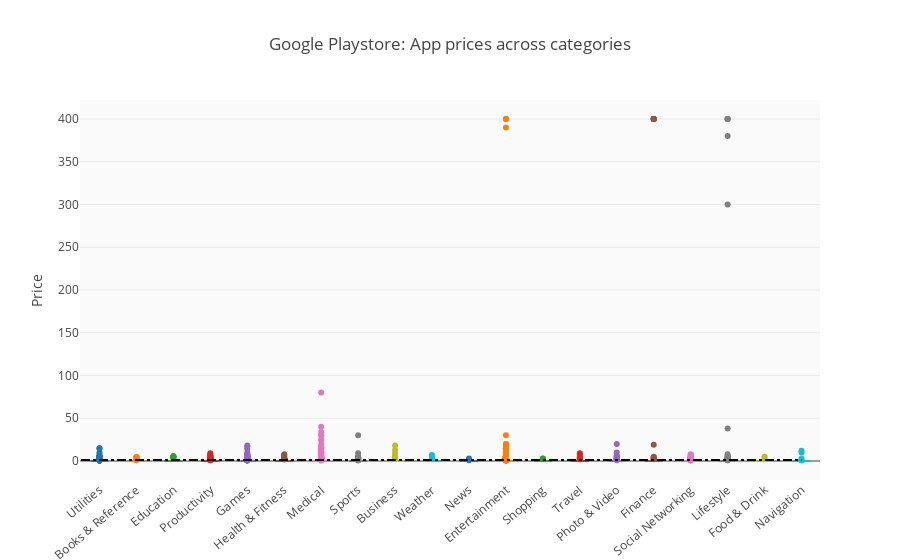

The notebook cell saved with this chart:
### Code cell
# 1.1 for google playstore, boxplot between category vs price
from matplotlib import pyplot as plt
import plotly
groups = google.groupby('category').filter(lambda x: len(x) >= 10).reset_index()
print('Average price = ', np.nanmean(list(groups.price)))
# print('Medium rating = ', np.nanmedian(list(groups.rating)))
c = ['hsl('+str(h)+',50%'+',50%)' for h in np.linspace(0, 720, len(set(groups.category)))]

layout = {'title' : 'Google Playstore: App prices across categories',
        'xaxis': {'tickangle':-40},
        'yaxis': {'title': 'Price'},
          'plot_bgcolor': 'rgb(250,250,250)',
          'shapes': [{
              'type' :'line',
              'x0': -.5,
              'y0': np.nanmean(list(groups.price)),
              'x1': 19,
              'y1': np.nanmean(list(groups.price)),
              'line': { 'dash': 'dashdot'}
          }]
          }

data = [{
    'y': google.loc[google.category==category]['price'], 
    'type':'box',
    'name' : category,
    'showlegend':False,
    #'marker': {'color': 'Set2'},
    } for i,category in enumerate(list(set(groups.category)))]

plotly.offline.iplot({'data': data, 'layout': layout})

### Figure 1 — Plotly figure (JSON) as saved in the notebook; plotly's stock layout.template omitted (floating-point values rounded to 4 significant figures; data arrays with more than 128 entries replaced by an {"elided": "..."} marker saying what was removed)
{"data": [{"name": "Utilities", "showlegend": false, "type": "box", "uid": "29cd8bba-0a54-4694-8fe1-5526655df740", "y": {"elided": "1016 float values"}}, {"name": "Books & Reference", "showlegend": false, "type": "box", "uid": "ff335974-742b-47cb-ae72-bd258d70d97d", "y": {"elided": "223 float values"}}, {"name": "Education", "showlegend": false, "type": "box", "uid": "01979fe6-44b7-4407-af27-1a2fbe4c965b", "y": {"elided": "168 float values"}}, {"name": "Productivity", "showlegend": false, "type": "box", "uid": "08938578-94dd-45f9-86f7-0380b9e8a8bd", "y": {"elided": "346 float values"}}, {"name": "Games", "showlegend": false, "type": "box", "uid": "36b93378-5a6b-4a93-b3de-19e81dda4caa", "y": {"elided": "985 float values"}}, {"name": "Health & Fitness", "showlegend": false, "type": "box", "uid": "d0e5649d-2f25-47f2-9a4d-d17cda23f923", "y": {"elided": "244 float values"}}, {"name": "Medical", "showlegend": false, "type": "box", "uid": "ba847a19-7313-4137-a8ac-ea361feb78b0", "y": {"elided": "290 float values"}}, {"name": "Sports", "showlegend": false, "type": "box", "uid": "27c8d9ec-2faa-4ff7-9cf0-dcbd9fd5f290", "y": {"elided": "260 float values"}}, {"name": "Business", "showlegend": false, "type": "box", "uid": "f002cdac-23c0-45d5-8647-bbf9957de670", "y": {"elided": "263 float values"}}, {"name": "Weather", "showlegend": false, "type": "box", "uid": "b61ef21a-440b-4684-bbe4-16a3b0c820aa", "y": [0, 0, 0, 0, 0, 0, 0, 0, 0, 0, 0, 0, 0, 0, 0, 0, 0, 0, 0, 0, 0, 0, 0, 0, 0, 0, 0, 0, 0, 0, 0, 0, 4.49, 0, 0, 0, 0, 0, 0, 0, 5.99, 1.99, 0, 0, 2.99, 2.99, 0, 0, 0, 0, 0, 0, 0, 0, 0, 0, 0, 0, 0, 3.99, 0, 0, 0, 0, 0, 0, 0, 0, 0, 6.99, 0, 0]}, {"name": "News", "showlegend": false, "type": "box", "uid": "253e6c59-2b9d-41dc-bb3c-1ee6b6302774", "y": {"elided": "204 float values"}}, {"name": "Entertainment", "showlegend": false, "type": "box", "uid": "5869fe31-aa96-4b7c-bda4-3ac9810e5816", "y": {"elided": "1774 float values"}}, {"name": "Shopping", "showlegend": false, "type": "box", "uid": "50acf8b0-76a1-4b33-bfdb-329efbd57b85", "y": {"elided": "180 float values"}}, {"name": "Travel", "showlegend": false, "type": "box", "uid": "60cc5a03-4893-45cf-bb36-8311ef241bb7", "y": {"elided": "187 float values"}}, {"name": "Photo & Video", "showlegend": false, "type": "box", "uid": "1c725d99-fce1-4119-b249-5b2f7ab5fe2a", "y": {"elided": "453 float values"}}, {"name": "Finance", "showlegend": false, "type": "box", "uid": "8f81fe7d-14fb-4a6a-a553-ebb940f4c535", "y": {"elided": "302 float values"}}, {"name": "Social Networking", "showlegend": false, "type": "box", "uid": "e73a5417-62c5-403a-8728-f5be4c8530e7", "y": {"elided": "593 float values"}}, {"name": "Lifestyle", "showlegend": false, "type": "box", "uid": "42a29e42-dc54-4fd8-a98c-894bcc371893", "y": {"elided": "424 float values"}}, {"name": "Food & Drink", "showlegend": false, "type": "box", "uid": "25d6ef47-9f00-4756-b7f3-255bbcdd08f7", "y": [0, 0, 0, 0, 0, 0, 0, 0, 0, 0, 0, 0, 0, 0, 0, 0, 0, 0, 0, 0, 0, 0, 0, 0, 0, 0, 0, 0, 0, 0, 0, 0, 0, 0, 0, 0, 0, 0, 0, 0, 0, 0, 0, 0, 0, 0, 0, 0, 0, 3.49, 4.99, 0, 0, 0, 0, 0, 0, 0, 0, 0, 0, 0, 0, 0, 0, 0, 0, 0, 0, 0, 0, 0, 0, 0, 0, 0, 0, 0, 0, 0, 0, 0, 0, 0, 0, 0, 0, 0, 0, 0, 0, 0, 0, 0]}, {"name": "Navigation", "showlegend": false, "type": "box", "uid": "25ab868e-e93d-49b3-9569-328e6dac9c4a", "y": [0, 0, 0, 0, 0, 0, 0, 0, 0, 0, 0, 0, 0, 0, 0, 0, 0, 0, 0, 0, 0, 0, 0, 0, 0, 0, 0, 0, 0, 0, 0, 0, 0, 0, 0, 0, 0, 0, 0, 0, 0, 0, 0, 0, 0, 0, 0, 0, 0, 0, 0, 0, 0, 0, 0, 0, 0, 0, 0, 0, 0.99, 11.99, 0, 0, 0, 0, 0, 0, 0, 0, 0, 0, 0, 0, 0, 0, 0, 0.99, 0, 2.99, 0, 0, 0, 0, 9.99, 0, 0, 0, 0, 0, 0, 0, 0, 0, 0, 0, 0, 0, 0, 0, 0, 0, 0, 0, 0, 0, 0, 0, 0, 0, 0, 0, 0, 0, 0, 0, 0, 0]}], "layout": {"plot_bgcolor": "rgb(250,250,250)", "shapes": [{"line": {"dash": "dashdot"}, "type": "line", "x0": -0.5, "x1": 19, "y0": 1.038, "y1": 1.038}], "title": {"text": "Google Playstore: App prices across categories"}, "xaxis": {"tickangle": -40}, "yaxis": {"title": {"text": "Price"}}}}
